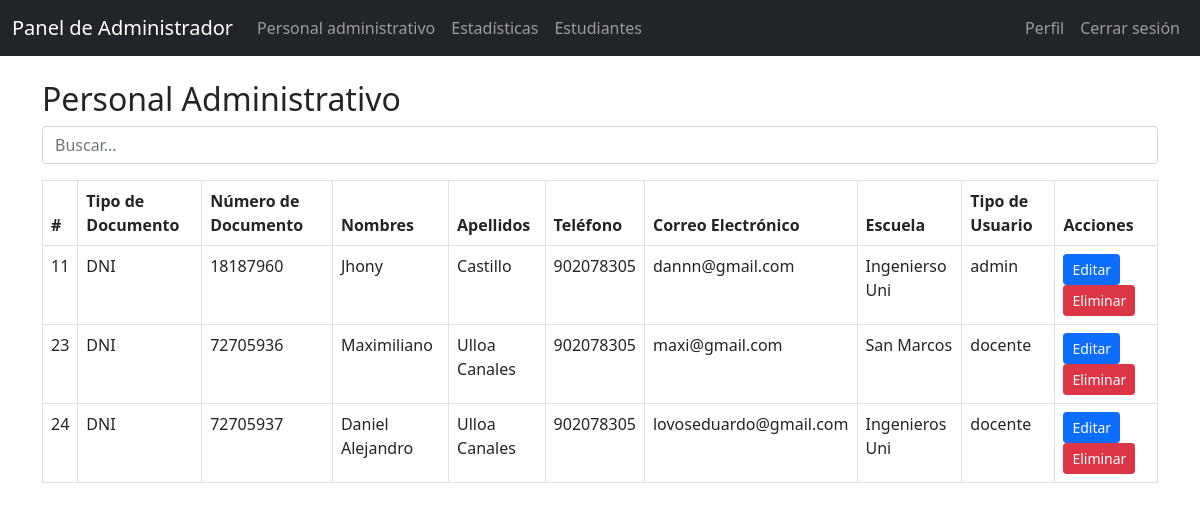
/views/personal_administrativo.php (signed in), run on the app's committed database.
### tables this page shows
CREATE TABLE `usuarios` (
  `id` int(11) NOT NULL,
  `tipo_documento` varchar(50) DEFAULT NULL,
  `numero_documento` varchar(50) DEFAULT NULL,
  `nombres` varchar(100) DEFAULT NULL,
  `apellidos` varchar(100) DEFAULT NULL,
  `alias` varchar(50) DEFAULT NULL,
  `numero_celular` varchar(20) DEFAULT NULL,
  `correo` varchar(100) DEFAULT NULL,
  `contraseña` varchar(255) DEFAULT NULL,
  `escuela` varchar(100) DEFAULT NULL,
  `tipo_usuario` enum('admin','docente','alumno') DEFAULT 'alumno'
);

### views/personal_administrativo.php (the view, shortened to what this page needs)
<?php
include('../models/db_connect.php');
$query = "SELECT * FROM usuarios WHERE tipo_usuario IN ('admin', 'docente')";
$result = mysqli_query($conn, $query);
?>
<!DOCTYPE html>
<html lang="en">
<head>
    <link href="https://cdn.jsdelivr.net/npm/bootstrap@5.0.0-beta2/dist/css/bootstrap.min.css" rel="stylesheet">
</head>
<body>
<?php include('../includes/navbar_admin.php'); ?>
    <div class="container mt-4">
        <h2>Personal Administrativo</h2>
        <input class="form-control mb-3" id="searchBar" type="text" placeholder="Buscar...">
        <table class="table table-bordered">
            <thead>
                <tr>
                    <th>#</th>
                    <th>Tipo de Documento</th>
                    <th>Número de Documento</th>
                    <th>Nombres</th>
                    <th>Apellidos</th>
                    <th>Teléfono</th>
                    <th>Correo Electrónico</th>
                    <th>Escuela</th>
                    <th>Tipo de Usuario</th>
                    <th>Acciones</th>
                </tr>
            </thead>
            <tbody id="adminTable">
                <?php
                if (mysqli_num_rows($result) > 0) {
                    while ($row = mysqli_fetch_assoc($result)) {
                        echo "<tr>";
                        echo "<td>" . $row['id'] . "</td>";
                        echo "<td>" . $row['tipo_documento'] . "</td>";
                        echo "<td>" . $row['numero_documento'] . "</td>";
                        echo "<td>" . $row['nombres'] . "</td>";
                        echo "<td>" . $row['apellidos'] . "</td>";
                        echo "<td>" . $row['numero_celular'] . "</td>";
                        echo "<td>" . $row['correo'] . "</td>";
                        echo "<td>" . $row['escuela'] . "</td>";
                        echo "<td>" . $row['tipo_usuario'] . "</td>";
                        echo "<td>
                                <a href='update_user.php?id=" . $row['id'] . "' class='btn btn-primary btn-sm'>Editar</a>
                                <a href='delete_user.php?id=" . $row['id'] . "' class='btn btn-danger btn-sm'>Eliminar</a>
                              </td>";
                        echo "</tr>";
                    }
                } else {
                    echo "<tr><td colspan='10'>No hay personal administrativo registrado.</td></tr>";
                }
                ?>
            </tbody>
        </table>
    </div>
</body>
</html>

### data on the page
usuarios: id "11", tipo_documento "DNI", numero_documento "18187960", nombres "Jhony", apellidos "Castillo", numero_celular "902078305", correo "dannn@gmail.com", escuela "Ingenierso Uni", tipo_usuario "admin"
usuarios: id "23", tipo_documento "DNI", numero_documento "72705936", nombres "Maximiliano", apellidos "Ulloa Canales", numero_celular "902078305", correo "maxi@gmail.com", escuela "San Marcos", tipo_usuario "docente"
usuarios: id "24", tipo_documento "DNI", numero_documento "72705937", nombres "Daniel Alejandro", apellidos "Ulloa Canales", numero_celular "902078305", correo "lovoseduardo@gmail.com", escuela "Ingenieros Uni", tipo_usuario "docente"
